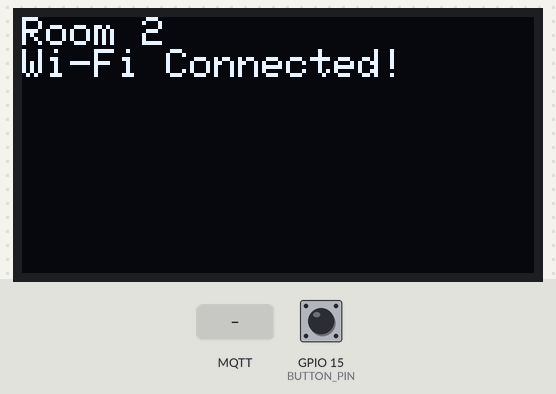
Simulated run of this sketch. Board: ESP32. Parts: 128×64 one-colour display. The inputs (shaded band) are chosen by the test bench; at power-on: GPIO 15 (BUTTON_PIN) HIGH. WiFi joins after 1.5 s; servers stay silent unless stated; no MQTT or app messages arrive unless stated; what the sketch prints to the serial monitor is not drawn.

Above: at 4.2 s.
At 7.3 s:
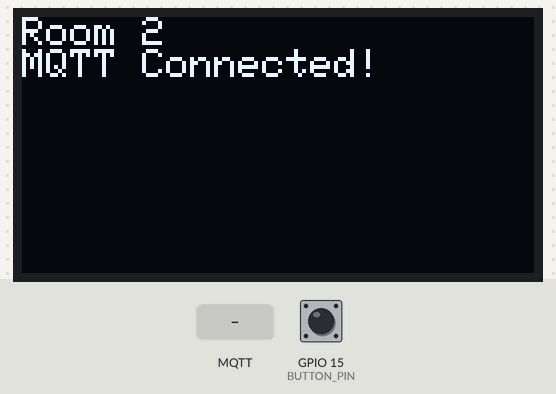
7.4 s: GPIO 15 (BUTTON_PIN) pulled LOW for 0.15 s
At 9.1 s:
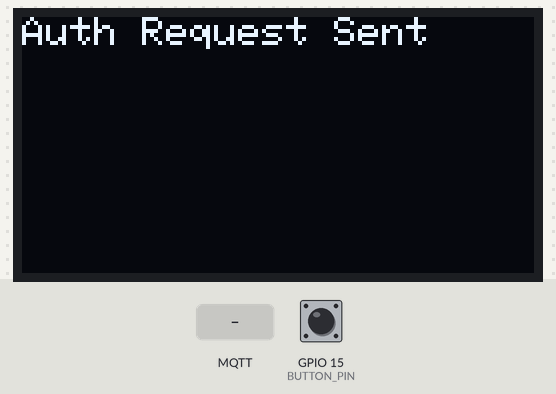
At 9.6 s:
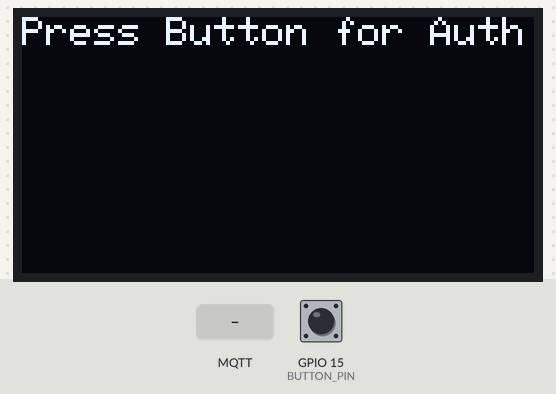
10.5 s: MQTT message "1" arrives on the first subscribed topic
12.0 s: MQTT message "on" arrives on the first subscribed topic
13.5 s: MQTT message "off" arrives on the first subscribed topic
Timing chart, 0 to 16.0 s (numbered marks = the images above; inputs shaded):
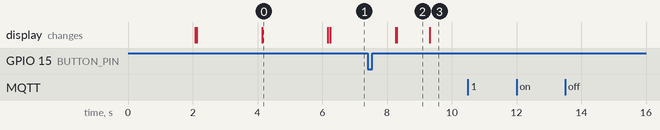

The sketch:

Project_IOT_environmental.ino
```cpp
#include <WiFi.h>
#include <PubSubClient.h>
#include <Adafruit_SSD1306.h>
#include <DHT.h>
#include <Adafruit_Sensor.h>
#include <Adafruit_BME280.h>
#include <ArduinoJson.h>
#include <WiFiClientSecure.h>
// Constants
#define ROOM 2  // Room number

// OLED configuration
#define OLED_ADDR   0x3C
Adafruit_SSD1306 display(128, 64, &Wire, -1);

// Button Configuration
#define BUTTON_PIN 15
bool buttonPressed = false;

// DHT Sensor Configuration
#define DHTPIN 4
#define DHTTYPE DHT22
DHT dht(DHTPIN, DHTTYPE);

// BME280 Sensor Configuration
Adafruit_BME280 bme;

// TEMT6000 Luminosity Sensor Configuration
#define TEMT6000_PIN A0

// Wi-Fi and MQTT Broker Configuration
const char* ssid = "Holmes";
const char* password = "aptx4869";
const char* mqtt_server = "594bf801d8c342e993ed74b68dbbc232.s1.eu.hivemq.cloud";
const char* unique_identifier = "clientId-drs69JNJJC";
const char* mqtt_username = "esp32_client"; // replace with your Username
const char* mqtt_password = "Esp32_client_pwd"; // replace with your Password
const int mqtt_port = 8883;
// MQTT Topics
const char* auth_request_topic = "rooms/auth/request";
const char* sensor_data_topic = "rooms/sensors/data";
const char* auth_response_topic = "rooms/auth/response";
const char* message_topic = "rooms/message";
const char* cancel_auth_topic = "rooms/auth/cancel";

WiFiClientSecure espClient;
PubSubClient client(espClient);

// Variables
bool authorized = false;  // To track authorization status
String incomingMessage = "";  // Variable to store incoming message
bool waitingForMessage = false;  // Flag to know if we are displaying a message
unsigned long previousMillis = 0;
const unsigned long sensorInterval = 5000;


// HiveMQ Cloud Let's Encrypt CA certificate
static const char *root_ca PROGMEM = R"EOF(
-----BEGIN CERTIFICATE-----
MIIFazCCA1OgAwIBAgIRAIIQz7DSQONZRGPgu2OCiwAwDQYJKoZIhvcNAQELBQAw
TzELMAkGA1UEBhMCVVMxKTAnBgNVBAoTIEludGVybmV0IFNlY3VyaXR5IFJlc2Vh
cmNoIEdyb3VwMRUwEwYDVQQDEwxJU1JHIFJvb3QgWDEwHhcNMTUwNjA0MTEwNDM4
WhcNMzUwNjA0MTEwNDM4WjBPMQswCQYDVQQGEwJVUzEpMCcGA1UEChMgSW50ZXJu
ZXQgU2VjdXJpdHkgUmVzZWFyY2ggR3JvdXAxFTATBgNVBAMTDElTUkcgUm9vdCBY
MTCCAiIwDQYJKoZIhvcNAQEBBQADggIPADCCAgoCggIBAK3oJHP0FDfzm54rVygc
h77ct984kIxuPOZXoHj3dcKi/vVqbvYATyjb3miGbESTtrFj/RQSa78f0uoxmyF+
0TM8ukj13Xnfs7j/EvEhmkvBioZxaUpmZmyPfjxwv60pIgbz5MDmgK7iS4+3mX6U
A5/TR5d8mUgjU+g4rk8Kb4Mu0UlXjIB0ttov0DiNewNwIRt18jA8+o+u3dpjq+sW
T8KOEUt+zwvo/7V3LvSye0rgTBIlDHCNAymg4VMk7BPZ7hm/ELNKjD+Jo2FR3qyH
B5T0Y3HsLuJvW5iB4YlcNHlsdu87kGJ55tukmi8mxdAQ4Q7e2RCOFvu396j3x+UC
B5iPNgiV5+I3lg02dZ77DnKxHZu8A/lJBdiB3QW0KtZB6awBdpUKD9jf1b0SHzUv
KBds0pjBqAlkd25HN7rOrFleaJ1/ctaJxQZBKT5ZPt0m9STJEadao0xAH0ahmbWn
OlFuhjuefXKnEgV4We0+UXgVCwOPjdAvBbI+e0ocS3MFEvzG6uBQE3xDk3SzynTn
jh8BCNAw1FtxNrQHusEwMFxIt4I7mKZ9YIqioymCzLq9gwQbooMDQaHWBfEbwrbw
qHyGO0aoSCqI3Haadr8faqU9GY/rOPNk3sgrDQoo//fb4hVC1CLQJ13hef4Y53CI
rU7m2Ys6xt0nUW7/vGT1M0NPAgMBAAGjQjBAMA4GA1UdDwEB/wQEAwIBBjAPBgNV
HRMBAf8EBTADAQH/MB0GA1UdDgQWBBR5tFnme7bl5AFzgAiIyBpY9umbbjANBgkq
hkiG9w0BAQsFAAOCAgEAVR9YqbyyqFDQDLHYGmkgJykIrGF1XIpu+ILlaS/V9lZL
ubhzEFnTIZd+50xx+7LSYK05qAvqFyFWhfFQDlnrzuBZ6brJFe+GnY+EgPbk6ZGQ
3BebYhtF8GaV0nxvwuo77x/Py9auJ/GpsMiu/X1+mvoiBOv/2X/qkSsisRcOj/KK
NFtY2PwByVS5uCbMiogziUwthDyC3+6WVwW6LLv3xLfHTjuCvjHIInNzktHCgKQ5
ORAzI4JMPJ+GslWYHb4phowim57iaztXOoJwTdwJx4nLCgdNbOhdjsnvzqvHu7Ur
TkXWStAmzOVyyghqpZXjFaH3pO3JLF+l+/+sKAIuvtd7u+Nxe5AW0wdeRlN8NwdC
jNPElpzVmbUq4JUagEiuTDkHzsxHpFKVK7q4+63SM1N95R1NbdWhscdCb+ZAJzVc
oyi3B43njTOQ5yOf+1CceWxG1bQVs5ZufpsMljq4Ui0/1lvh+wjChP4kqKOJ2qxq
4RgqsahDYVvTH9w7jXbyLeiNdd8XM2w9U/t7y0Ff/9yi0GE44Za4rF2LN9d11TPA
mRGunUHBcnWEvgJBQl9nJEiU0Zsnvgc/ubhPgXRR4Xq37Z0j4r7g1SgEEzwxA57d
emyPxgcYxn/eR44/KJ4EBs+lVDR3veyJm+kXQ99b21/+jh5Xos1AnX5iItreGCc=
-----END CERTIFICATE-----
)EOF";

void setup_wifi() {
  display.clearDisplay();
  display.setCursor(0, 0);
  display.printf("Room %d\n", ROOM);
  display.println("Connecting to Wi-Fi...");
  display.display();

  delay(10);
  Serial.println("Connecting to Wi-Fi...");
  WiFi.mode(WIFI_STA);
  WiFi.begin(ssid, password);
  while (WiFi.status() != WL_CONNECTED) {
    delay(1000);
    Serial.print(".");
  }
  Serial.println("\nWi-Fi connected!");
  Serial.println(WiFi.localIP());

  display.clearDisplay();
  display.setCursor(0, 0);
  display.printf("Room %d\n", ROOM);
  display.println("Wi-Fi Connected!");
  display.display();
  delay(2000);
}

void reconnect() {
  while (!client.connected()) {
    display.clearDisplay();
    display.setCursor(0, 0);
    display.printf("Room %d\n", ROOM);
    display.println("Connecting to MQTT...");
    display.display();

    Serial.print("Connecting to MQTT broker...");
    if (client.connect(unique_identifier, mqtt_username, mqtt_password)) {
      Serial.println("connected!");
      display.clearDisplay();
      display.setCursor(0, 0);
      display.printf("Room %d\n", ROOM);
      display.println("MQTT Connected!");
      display.display();
      delay(2000);

      client.subscribe(auth_response_topic);  // Subscribe to authorization response
      client.subscribe(message_topic);  // Subscribe to messages
      client.subscribe(cancel_auth_topic);  // Subscribe to cancel auth topic
      Serial.println("Subscribed to topics.");
    } else {
      Serial.print("failed, rc=");
      Serial.print(client.state());
      Serial.println(" retrying in 2 seconds...");
      delay(2000);
    }
  }
}

void IRAM_ATTR handleButtonPress() {
  buttonPressed = true;
  Serial.println("Button pressed interrupt triggered.");
}

void displaySensorData(float temperature, float humidity, float pressure, float lux) {
  display.clearDisplay();
  display.setCursor(0, 0);
  display.printf("Room %d\n", ROOM);
  display.printf("Temp: %.1f C\n", temperature);
  display.printf("Humidity: %.1f %%\n", humidity);
  display.printf("Pressure: %.1f hPa\n", pressure);
  display.printf("Luminosity: %.2f lux\n", lux);
  display.display();
}

void readAndPublishSensorData() {
  float temperature = dht.readTemperature();
  float humidity = dht.readHumidity();
  float pressure = bme.readPressure() / 100.0F;
  int rawValue = analogRead(TEMT6000_PIN);
  float lux = (rawValue * 5.0 / 1023.0) * 2000;

  if (isnan(temperature) || isnan(humidity)) {
    Serial.println("Failed to read from DHT sensor!");
    return;
  }

  displaySensorData(temperature, humidity, pressure, lux);

  char json_message[256];
  snprintf(json_message, sizeof(json_message),
           "{\"room\":%d,\"temperature\":%.1f,\"humidity\":%.1f,\"pressure\":%.1f,\"luminosity\":%.2f}",
           ROOM, temperature, humidity, pressure, lux);
  client.publish(sensor_data_topic, json_message);
  Serial.println("Sensor data published.");
}

void handleAuthorization() {
  display.clearDisplay();
  display.setCursor(0, 0);
  display.println("Requesting Auth...");
  display.display();

  char json_message[64];
  snprintf(json_message, sizeof(json_message), "{\"room\":%d}", ROOM);
  client.publish(auth_request_topic, json_message);

  display.clearDisplay();
  display.setCursor(0, 0);
  display.println("Auth Request Sent");
  display.display();
  delay(1000);
}

void callback(char* topic, byte* payload, unsigned int length) {
  Serial.print("Callback received. Topic: ");
  Serial.println(topic);
  String message = "";
  for (int i = 0; i < length; i++) {
    message += (char)payload[i];
  }
  Serial.print("Message: ");
  Serial.println(message);

  DynamicJsonDocument doc(256);
  DeserializationError error = deserializeJson(doc, payload, length);
  if (error) {
    Serial.print("Failed to parse JSON: ");
    Serial.println(error.c_str());
    return;
  }

  int room = doc["room"] | -1;
  if (room != ROOM) {
    Serial.println("Message not for this room.");
    return;
  }

  if (String(topic) == auth_response_topic) {
    bool auth = doc["auth"] | false;
    if (auth) {
      Serial.println("Authorization accepted.");
      authorized = true;
      display.clearDisplay();
      display.setCursor(0, 0);
      display.println("Authorization Accepted!");
      display.display();
      delay(2000);
    } else {
      Serial.println("Authorization rejected.");
      authorized = false;
      display.clearDisplay();
      display.setCursor(0, 0);
      display.println("Authorization Rejected!");
      display.display();
      delay(2000);
    }
  } else if (String(topic) == message_topic) {
    String incoming = doc["message"] | "";
    Serial.println("Message received to display.");
    incomingMessage = incoming;
    waitingForMessage = true;
  } else if (String(topic) == cancel_auth_topic) {
    Serial.println("Authorization canceled.");
    authorized = false;
    display.clearDisplay();
    display.setCursor(0, 0);
    display.println("Authorization Canceled!");
    display.display();
    delay(2000);
  }
}

void setup() {
  Serial.begin(115200);

  // OLED Setup
  if (!display.begin(SSD1306_SWITCHCAPVCC, OLED_ADDR)) {
    Serial.println("OLED initialization failed!");
    while (true);
  }
  display.clearDisplay();
  display.setTextSize(1);
  display.setTextColor(SSD1306_WHITE);

  // Show Logo and Room Info
  display.setCursor(0, 0);
  display.println("** Welcome **");
  display.display();
  delay(2000);
  display.clearDisplay();
  display.setCursor(0, 0);
  display.printf("Room %d", ROOM);
  display.display();

  // Wi-Fi and MQTT Setup
  setup_wifi();
  espClient.setCACert(root_ca);
  client.setServer(mqtt_server, mqtt_port);
  client.setCallback(callback);

  // Button Setup
  pinMode(BUTTON_PIN, INPUT_PULLUP);
  attachInterrupt(digitalPinToInterrupt(BUTTON_PIN), handleButtonPress, FALLING);

  // Sensor Setup
  dht.begin();
  if (!bme.begin(0x76)) {
    Serial.println("Could not find a valid BME280 sensor!");
    while (1);
  }
}

void loop() {
  if (!client.connected()) {
    reconnect();
  }
  client.loop();

  unsigned long currentMillis = millis();
  if (buttonPressed) {
    buttonPressed = false;
    Serial.println("Button press processed in loop.");

    if (waitingForMessage) {
      Serial.println("Clearing message display.");
      waitingForMessage = false;
      display.clearDisplay();
      display.setCursor(0, 0);
      display.printf("Room %d - Sensor Data", ROOM);
      display.display();
    } else if (!authorized) {
      Serial.println("Requesting authorization.");
      handleAuthorization();
    }
  }

  if (waitingForMessage) {
    display.clearDisplay();
    display.setCursor(0, 0);
    display.println("Message Received:");
    display.println(incomingMessage);
    display.display();
  } else if (authorized) {
    if (currentMillis - previousMillis >= sensorInterval) {
      Serial.println("Reading and displaying sensor data.");
      previousMillis = currentMillis;
      readAndPublishSensorData();
    }
  } else {
    display.clearDisplay();
    display.setCursor(0, 0);
    display.println("Press Button for Auth");
    display.display();
  }
}
```

Measured:
- after the input at 7.4 s, the display: first changes after 0.88 s (image 2 shows a later state)
- after the input at 10.5 s, every drawn part: stays the same
- after the input at 12.0 s, every drawn part: stays the same
- after the input at 13.5 s, every drawn part: stays the same
- what the display in image 0 shows lasts 2.1 s, from 4.1 s to 6.2 s
- what the display in image 2 shows lasts 1.0 s, from 8.3 s to 9.3 s
